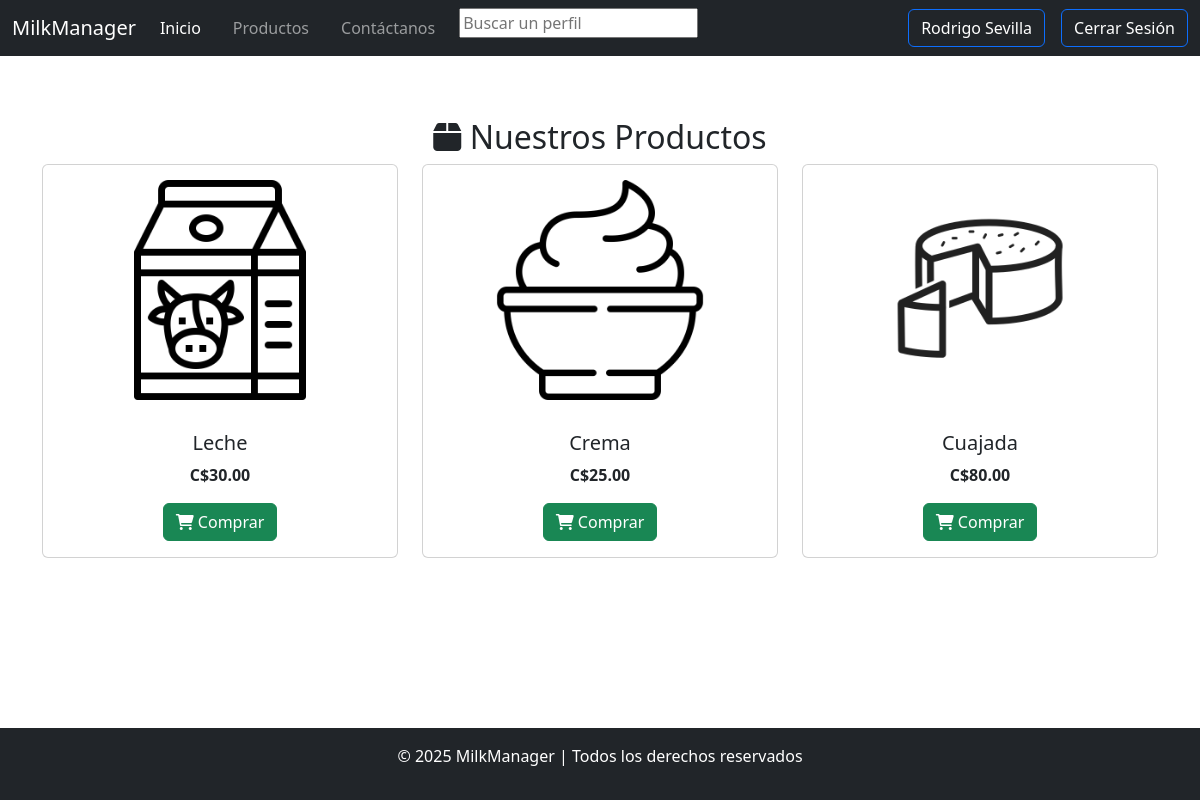
The page / (signed in) on the database as committed earlier.
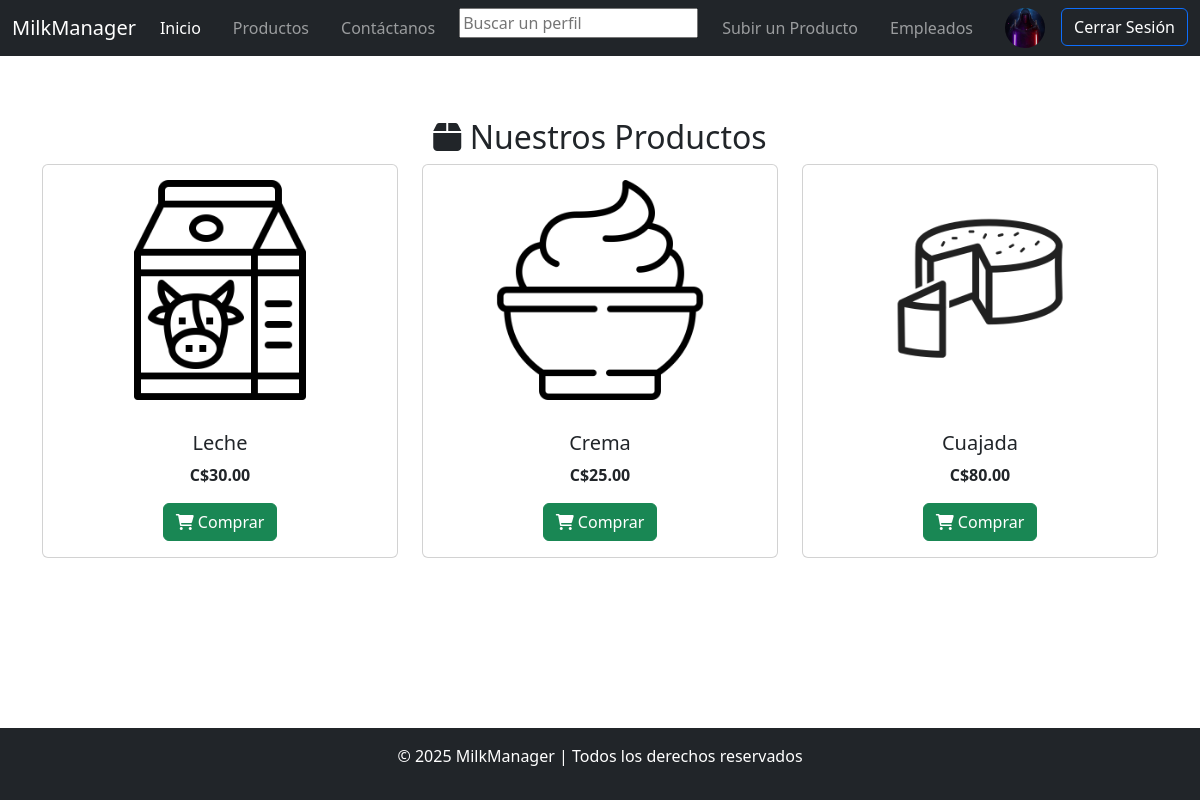
The same page on the database as committed later.
### tables this page shows
CREATE TABLE accounts (
    id INTEGER PRIMARY KEY,
    email TEXT UNIQUE NOT NULL,
    username TEXT UNIQUE,
    password TEXT,
    role TEXT,
    picture TEXT,
    biography TEXT,
    creationdate DATE DEFAULT (CURRENT_TIMESTAMP)
    );

### app.py (the view)
@app.route('/')
def home():
    client_ip = request.remote_addr
    log.write(f"Se abrió la página Homepage desde: {client_ip}")
    user = getUser()
    return render_template('index.html', user=user)

### accounts.py (called while the page is built)
def connect():
    global conn
    if conn is None:
        conn = sqlite3.connect('database.db', check_same_thread=False)
        conn.row_factory = sqlite3.Row

def getFromUser(email, field):
    valid_fields = ['id', 'email', 'username', 'password', 'role', 'picture', 'biography']
    if field not in valid_fields:
        return False
    connect()
    if userExists(email):
        try:
            cursor = conn.cursor()
            query = f"SELECT {field} FROM accounts WHERE email = ?"
            cursor.execute(query, (email,))
            result = cursor.fetchone()
            if result:
                return result[0]
            else:
                return None
        except sqlite3.Error as e:
            print(f"Error al obtener el campo del usuario: {e}")
            return None
    else:
        return None

def userExists(email):
    connect()
    cursor = conn.cursor()
    cursor.execute('''
        SELECT * FROM accounts WHERE email = ?
    ''', (email,))
    return cursor.fetchone() is not None

### log.py (called while the page is built)
def write(text):
    if debug:
        logging.debug(text)

### templates/index.html (shortened to what this page needs)
{% extends "base.html" %}
{% block styles %}<link rel="stylesheet" href="/static/styles/cards.css">{% endblock %}
{% block content %}
    <div class="container mt-5">
        <h2 class="text-center">
            <i class="fas fa-box"></i> Nuestros Productos
        </h2>
        <div class="row">
            <div class="col-md-4">
                <div class="card">
                        <img src="static/images/web/leche.png" class="card-img-top" alt="Producto 1">
                        <div class="card-body text-center">
                        <h5 class="card-title">Leche</h5>
                        <p class="card-text fw-bold">C$30.00</p>
                        <a href='/products' class="btn btn-success">
                            <i class="fas fa-shopping-cart"></i> Comprar
                        </a>
                    </div>
                </div>
            </div>
            <div class="col-md-4">
                <div class="card">
                    <img src="static/images/web/crema-batida.png" class="card-img-top" alt="Producto 2">
                    <div class="card-body text-center">
                        <h5 class="card-title">Crema</h5>
                        <p class="card-text fw-bold">C$25.00</p>
                        <a href='/products' class="btn btn-success">
                            <i class="fas fa-shopping-cart"></i> Comprar
                        </a>
                    </div>
                </div>
            </div>
            <div class="col-md-4">
                <div class="card">
                    <img src="static/images/web/queso.png" class="card-img-top" alt="Producto 3">
                    <div class="card-body text-center">
                        <h5 class="card-title">Cuajada</h5>
                        <p class="card-text fw-bold">C$80.00</p>
                        <a href='/products' class="btn btn-success">
							<i class="fas fa-shopping-cart"></i> Comprar
						</a>
                    </div>
                </div>
            </div>
        </div>
    </div>
{% endblock %}

### templates/base.html (shortened to what this page needs)
<!DOCTYPE html>
<html lang="es">
<head>
    <link href="https://cdn.jsdelivr.net/npm/bootstrap@5.3.0-alpha1/dist/css/bootstrap.min.css" rel="stylesheet">
	<link href="https://cdnjs.cloudflare.com/ajax/libs/font-awesome/6.0.0-beta3/css/all.min.css" rel="stylesheet">
	{% block styles %}{% endblock %}
    <link rel="stylesheet" href="/static/styles/style.css">
</head>
<body>
    <nav class="navbar navbar-expand-lg navbar-dark bg-dark">
        <div class="container-fluid">
			<a class="navbar-brand" href="/">MilkManager</a>
            <div class="collapse navbar-collapse" id="navbarNav">
                <ul class="navbar-nav gap-3">
                    <li class="nav-item">
                        <a class="nav-link" href="/">Inicio</a>
                    </li>
                    <li class="nav-item">
                        <a class="nav-link" href="/products">Productos</a>
                    </li>
					<li class="nav-item">
                        <a class="nav-link" href="/contact">Contáctanos</a>
                    </li>
					<li class="nav-item">
						<form method="POST" action="/profiles">
							<input name="profilesearch" id = "profilesearch" placeholder="Buscar un perfil"></input>
						</form>
                    </li>
					{% if user%}
						{% if user["role"] == 'admin' or user["role"] == 'seller' %}
							<li class="nav-item">
								<a class="nav-link" href="/upload">Subir un Producto</a>
							</li>
						{%  endif %}
						{% if user["role"] == 'admin' %}
							<li class="nav-item">
								<a class="nav-link" href="/employees">Empleados</a>
							</li>
						{% endif %}
					{% endif %}
				</ul>
				 <ul class="navbar-nav d-flex flex-row gap-3 ms-auto">
					{% if user %}
						{% if user.picture %}
							<li class="nav-item">
								<a href="/myprofile">
									<img type="button" class="profile-pic" src="{{ url_for('static', filename='images' + user.picture) }}" alt="{{ user.username }}">
								</a>
							</li>
						{% else %}
							<li class="nav-item">
								<a type="button" class="btn btn-primary bg-dark" href="/myprofile">{{user.username}}</a>
							</li>
						{% endif %}
						<li class="nav-item">
                            <a type="button" class="btn btn-primary bg-dark" href="/logout">Cerrar Sesión</a>
                        </li>
					{% endif %}
                </ul>
            </div>
        </div>
    </nav>
    {% block content %}
    {% endblock %}
	<footer class="bg-dark text-white text-center p-3">
        <p>&copy; 2025 MilkManager | Todos los derechos reservados</p>
    </footer>
</body>
</html>

Rows that differ between the two databases and show on the page:
changed accounts: role "customer" → "admin" (drawn); picture empty → "/users/user_2.jpg" (drawn); picture: picture added; username "Rodrigo Sevilla" → (not shown)
Other text that changed with them:
text now shown: "Subir un Producto Empleados"
